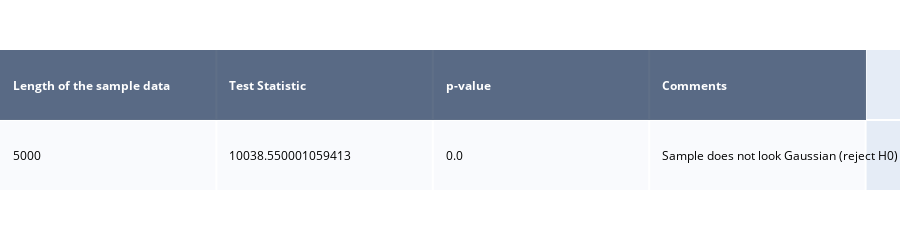

The notebook cell this image was saved under:
### Markdown cell above
In addition to checking the normality assumption, the lower and upper tails of the normal probability plot can be a useful graphical technique for identifying potential outliers. In particular, the plot can help determine whether we need to check for a single outlier or whether we need to check for multiple outliers.

### Code cell
from scipy.stats import normaltest

stat, p = normaltest(df["order_amount"])

# interpret
alpha = 0.05
if p > alpha:
    msg = 'Sample looks Gaussian (fail to reject H0)'
else:
    msg = 'Sample does not look Gaussian (reject H0)'

result_mat = [
    ['Length of the sample data', 'Test Statistic', 'p-value', 'Comments'],
    [len(df["order_amount"]), stat, p, msg]
]

normt_table = ff.create_table(result_mat)
normt_table['data'][0].colorscale=[[0, '#2a3f5f'],[1, '#ffffff']]
normt_table['layout']['height']=200
normt_table['layout']['margin']['t']=50
normt_table['layout']['margin']['b']=50
normt_table

### Figure 1 — Plotly figure (JSON) as saved in the notebook; plotly's stock layout.template omitted (floating-point values rounded to 4 significant figures)
{"data": [{"colorscale": [[0, "#2a3f5f"], [1, "#ffffff"]], "hoverinfo": "none", "opacity": 0.75, "showscale": false, "type": "heatmap", "z": [[0, 0, 0, 0], [0.5, 0.5, 0.5, 0.5]]}], "layout": {"annotations": [{"align": "left", "font": {"color": "#ffffff"}, "showarrow": false, "text": "<b>Length of the sample data</b>", "x": -0.45, "xanchor": "left", "xref": "x", "y": 0, "yref": "y"}, {"align": "left", "font": {"color": "#ffffff"}, "showarrow": false, "text": "<b>Test Statistic</b>", "x": 0.55, "xanchor": "left", "xref": "x", "y": 0, "yref": "y"}, {"align": "left", "font": {"color": "#ffffff"}, "showarrow": false, "text": "<b>p-value</b>", "x": 1.55, "xanchor": "left", "xref": "x", "y": 0, "yref": "y"}, {"align": "left", "font": {"color": "#ffffff"}, "showarrow": false, "text": "<b>Comments</b>", "x": 2.55, "xanchor": "left", "xref": "x", "y": 0, "yref": "y"}, {"align": "left", "font": {"color": "#000000"}, "showarrow": false, "text": "5000", "x": -0.45, "xanchor": "left", "xref": "x", "y": 1, "yref": "y"}, {"align": "left", "font": {"color": "#000000"}, "showarrow": false, "text": "10038.550001059413", "x": 0.55, "xanchor": "left", "xref": "x", "y": 1, "yref": "y"}, {"align": "left", "font": {"color": "#000000"}, "showarrow": false, "text": "0.0", "x": 1.55, "xanchor": "left", "xref": "x", "y": 1, "yref": "y"}, {"align": "left", "font": {"color": "#000000"}, "showarrow": false, "text": "Sample does not look Gaussian (reject H0)", "x": 2.55, "xanchor": "left", "xref": "x", "y": 1, "yref": "y"}], "height": 200, "margin": {"b": 50, "l": 0, "r": 0, "t": 50}, "xaxis": {"dtick": 1, "gridwidth": 2, "showticklabels": false, "tick0": -0.5, "ticks": "", "zeroline": false}, "yaxis": {"autorange": "reversed", "dtick": 1, "gridwidth": 2, "showticklabels": false, "tick0": 0.5, "ticks": "", "zeroline": false}}}
